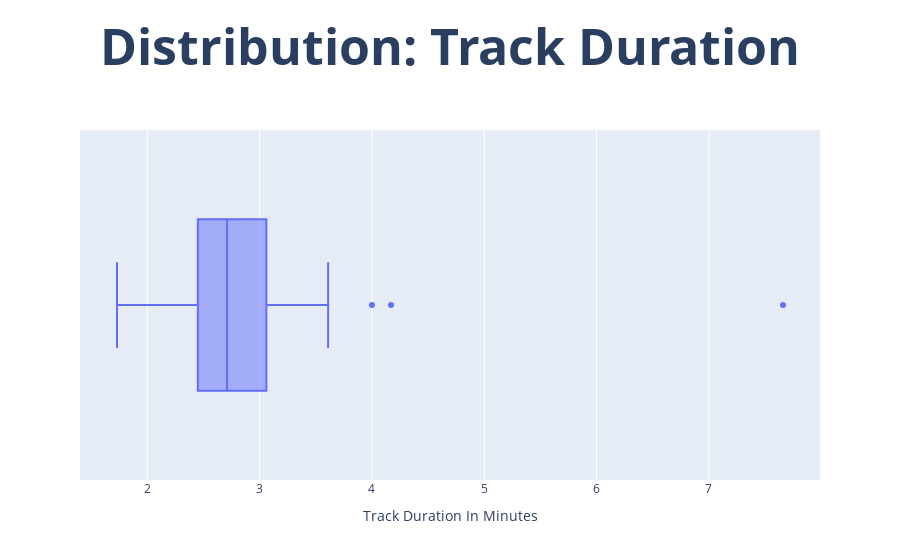

Notebook source saved alongside this figure:
### Code cell
duration_box = px.box(df, x='track_duration_min')

duration_box.update_layout(
    title_text="<b>Distribution: Track Duration</b>", 
    title_font_size=50, 
    title_x=0.5, 
    xaxis_title="Track Duration In Minutes", 
    margin=dict(t=130, b=80)
)

duration_box.show()

### Figure 1 — Plotly figure (JSON) as saved in the notebook; plotly's stock layout.template omitted (floating-point values rounded to 4 significant figures)
{"data": [{"alignmentgroup": "True", "hovertemplate": "track_duration_min=%{x}<extra></extra>", "legendgroup": "", "marker": {"color": "#636efa"}, "name": "", "notched": false, "offsetgroup": "", "orientation": "h", "showlegend": false, "type": "box", "x": [2.51, 2.22, 3.21, 2.71, 2.98, 2.98, 2.71, 2.51, 3.26, 3.17, 3.35, 2.58, 2.2, 2.85, 2.45, 2.52, 2.62, 7.66, 1.73, 2.68, 2.97, 3.03, 2.55, 3.48, 2.24, 2.4, 3.06, 2.4, 4.17, 2.13, 3.14, 2.45, 2.72, 2.9, 2.99, 2.56, 3.12, 3.2, 2.42, 2.72, 4, 2.23, 3.05, 2.48, 2.42, 2.11, 2.02, 2.66, 3.61, 3.01], "x0": " ", "xaxis": "x", "y0": " ", "yaxis": "y"}], "layout": {"boxmode": "group", "legend": {"tracegroupgap": 0}, "margin": {"b": 80, "t": 130}, "title": {"font": {"size": 50}, "text": "<b>Distribution: Track Duration</b>", "x": 0.5}, "xaxis": {"anchor": "y", "domain": [0, 1], "title": {"text": "Track Duration In Minutes"}}, "yaxis": {"anchor": "x", "domain": [0, 1]}}}
